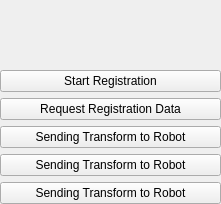
<?xml version="1.0" encoding="UTF-8"?>
<ui version="4.0">
 <class>qSlicerLightWeightRobotIGTFooBarWidget</class>
 <widget class="QWidget" name="qSlicerLightWeightRobotIGTFooBarWidget">
  <property name="geometry">
   <rect>
    <x>0</x>
    <y>0</y>
    <width>221</width>
    <height>204</height>
   </rect>
  </property>
  <property name="windowTitle">
   <string>Foo bar</string>
  </property>
  <layout class="QVBoxLayout" name="verticalLayout">
   <property name="margin">
    <number>0</number>
   </property>
   <item>
    <widget class="qMRMLNodeComboBox" name="SessionManagerNodeSelector">
     <property name="nodeTypes">
      <stringlist>
       <string>vtkMRMLIGTLSessionManagerNode</string>
      </stringlist>
     </property>
    </widget>
   </item>
   <item>
    <widget class="QPushButton" name="Registration">
     <property name="text">
      <string>Start Registration</string>
     </property>
    </widget>
   </item>
   <item>
    <widget class="QPushButton" name="SendData">
     <property name="text">
      <string>Request Registration Data</string>
     </property>
    </widget>
   </item>
   <item>
    <widget class="QPushButton" name="WaitforTCTBase">
     <property name="text">
      <string>Sending Transform to Robot</string>
     </property>
    </widget>
   </item>
   <item>
    <widget class="QPushButton" name="GravComp">
     <property name="text">
      <string>Sending Transform to Robot</string>
     </property>
    </widget>
   </item>
   <item>
    <widget class="QPushButton" name="NavGravComp">
     <property name="text">
      <string>Sending Transform to Robot</string>
     </property>
    </widget>
   </item>
  </layout>
 </widget>
 <customwidgets>
  <customwidget>
   <class>qMRMLNodeComboBox</class>
   <extends>QWidget</extends>
   <header>qMRMLNodeComboBox.h</header>
  </customwidget>
 </customwidgets>
 <resources/>
 <connections>
  <connection>
   <sender>SessionManagerNodeSelector</sender>
   <signal>currentNodeChanged(vtkMRMLNode*)</signal>
   <receiver>qSlicerLightWeightRobotIGTFooBarWidget</receiver>
   <slot>setSessionManagerNode(vtkMRMLNode*)</slot>
   <hints>
    <hint type="sourcelabel">
     <x>110</x>
     <y>12</y>
    </hint>
    <hint type="destinationlabel">
     <x>110</x>
     <y>101</y>
    </hint>
   </hints>
  </connection>
  <connection>
   <sender>Registration</sender>
   <signal>clicked()</signal>
   <receiver>qSlicerLightWeightRobotIGTFooBarWidget</receiver>
   <slot>onClickRegistration()</slot>
   <hints>
    <hint type="sourcelabel">
     <x>110</x>
     <y>51</y>
    </hint>
    <hint type="destinationlabel">
     <x>110</x>
     <y>101</y>
    </hint>
   </hints>
  </connection>
 </connections>
 <slots>
  <slot>setMRMLScene(vtkMRMLScene*)</slot>
  <slot>setSessionManagerNode(vtkMRMLNode*)</slot>
  <slot>onClickRegistration()</slot>
 </slots>
</ui>
